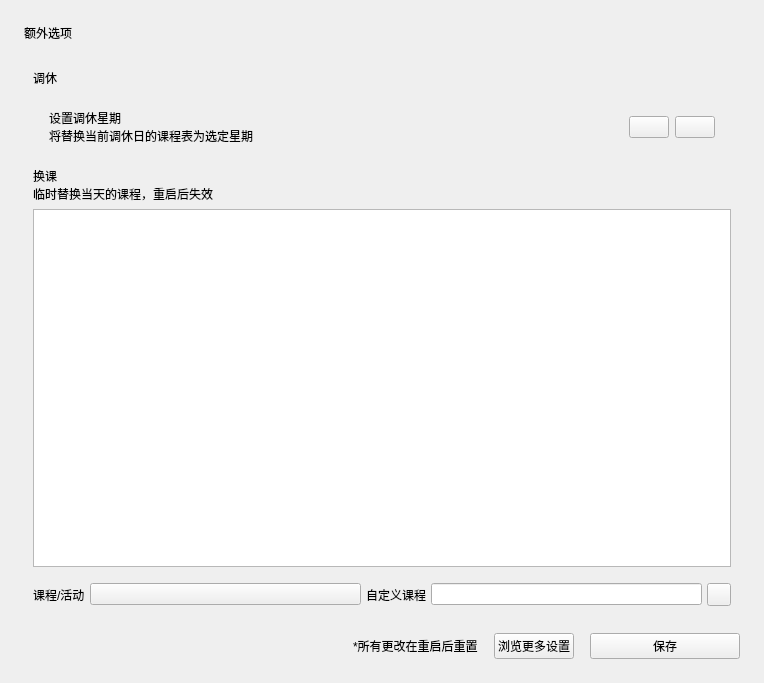
<?xml version="1.0" encoding="UTF-8"?>
<ui version="4.0">
 <class>Form</class>
 <widget class="QWidget" name="Form">
  <property name="geometry">
   <rect>
    <x>0</x>
    <y>0</y>
    <width>764</width>
    <height>683</height>
   </rect>
  </property>
  <property name="windowTitle">
   <string>Form</string>
  </property>
  <layout class="QVBoxLayout" name="verticalLayout_2">
   <property name="spacing">
    <number>18</number>
   </property>
   <property name="leftMargin">
    <number>24</number>
   </property>
   <property name="topMargin">
    <number>24</number>
   </property>
   <property name="rightMargin">
    <number>24</number>
   </property>
   <property name="bottomMargin">
    <number>24</number>
   </property>
   <item>
    <widget class="TitleLabel" name="TitleLabel">
     <property name="text">
      <string>额外选项</string>
     </property>
    <property name="wordWrap"><bool>true</bool></property></widget>
   </item>
   <item>
    <widget class="QWidget" name="widget" native="true">
     <layout class="QVBoxLayout" name="verticalLayout_3">
      <item>
       <widget class="SubtitleLabel" name="SubtitleLabel_2">
        <property name="text">
         <string>调休</string>
        </property>
       <property name="wordWrap"><bool>true</bool></property></widget>
      </item>
      <item>
       <widget class="CardWidget" name="CardWidget_2">
        <property name="sizePolicy">
         <sizepolicy hsizetype="Preferred" vsizetype="Preferred">
          <horstretch>0</horstretch>
          <verstretch>0</verstretch>
         </sizepolicy>
        </property>
        <property name="minimumSize">
         <size>
          <width>0</width>
          <height>0</height>
         </size>
        </property>
        <layout class="QHBoxLayout" name="horizontalLayout_3">
         <property name="leftMargin">
          <number>16</number>
         </property>
         <property name="topMargin">
          <number>16</number>
         </property>
         <property name="rightMargin">
          <number>16</number>
         </property>
         <property name="bottomMargin">
          <number>16</number>
         </property>
         <item>
          <layout class="QVBoxLayout" name="verticalLayout">
           <property name="spacing">
            <number>0</number>
           </property>
           <item>
            <widget class="StrongBodyLabel" name="StrongBodyLabel_2">
             <property name="text">
              <string>设置调休星期</string>
             </property>
            <property name="wordWrap"><bool>true</bool></property></widget>
           </item>
           <item>
            <widget class="CaptionLabel" name="CaptionLabel">
             <property name="text">
              <string>将替换当前调休日的课程表为选定星期</string>
             </property>
            <property name="wordWrap"><bool>true</bool></property></widget>
           </item>
          </layout>
         </item>
         <item>
          <widget class="ComboBox" name="select_temp_schedule">
           <property name="sizePolicy">
            <sizepolicy hsizetype="Maximum" vsizetype="Fixed">
             <horstretch>0</horstretch>
             <verstretch>0</verstretch>
            </sizepolicy>
           </property>
          </widget>
         </item>
         <item>
          <widget class="ComboBox" name="select_temp_week">
           <property name="sizePolicy">
            <sizepolicy hsizetype="Maximum" vsizetype="Fixed">
             <horstretch>0</horstretch>
             <verstretch>0</verstretch>
            </sizepolicy>
           </property>
          </widget>
         </item>
        </layout>
       </widget>
      </item>
      <item>
       <layout class="QVBoxLayout" name="verticalLayout_4">
        <property name="spacing">
         <number>0</number>
        </property>
        <item>
         <widget class="SubtitleLabel" name="SubtitleLabel">
          <property name="text">
           <string>换课</string>
          </property>
         <property name="wordWrap"><bool>true</bool></property></widget>
        </item>
        <item>
         <widget class="CaptionLabel" name="CaptionLabel_3">
          <property name="text">
           <string>临时替换当天的课程，重启后失效</string>
          </property>
         <property name="wordWrap"><bool>true</bool></property></widget>
        </item>
       </layout>
      </item>
      <item>
       <widget class="ListWidget" name="schedule_list">
        <property name="sizePolicy">
         <sizepolicy hsizetype="Expanding" vsizetype="MinimumExpanding">
          <horstretch>0</horstretch>
          <verstretch>0</verstretch>
         </sizepolicy>
        </property>
        <property name="minimumSize">
         <size>
          <width>0</width>
          <height>275</height>
         </size>
        </property>
        <property name="sizeAdjustPolicy">
         <enum>QAbstractScrollArea::AdjustToContents</enum>
        </property>
        <property name="dragDropMode">
         <enum>QAbstractItemView::NoDragDrop</enum>
        </property>
        <property name="defaultDropAction">
         <enum>Qt::MoveAction</enum>
        </property>
        <property name="movement">
         <enum>QListView::Static</enum>
        </property>
        <property name="isWrapping" stdset="0">
         <bool>false</bool>
        </property>
        <property name="verticalScrollBarPolicy">
         <enum>Qt::ScrollBarAsNeeded</enum>
        </property>
        <property name="horizontalScrollBarPolicy">
         <enum>Qt::ScrollBarAlwaysOff</enum>
        </property>
       </widget>
      </item>
      <item>
       <spacer name="verticalSpacer">
        <property name="orientation">
         <enum>Qt::Vertical</enum>
        </property>
        <property name="sizeType">
         <enum>QSizePolicy::Fixed</enum>
        </property>
        <property name="sizeHint" stdset="0">
         <size>
          <width>20</width>
          <height>10</height>
         </size>
        </property>
       </spacer>
      </item>
      <item>
       <layout class="QHBoxLayout" name="horizontalLayout">
        <property name="spacing">
         <number>5</number>
        </property>
        <item>
         <widget class="BodyLabel" name="BodyLabel_2">
          <property name="sizePolicy">
           <sizepolicy hsizetype="Fixed" vsizetype="Preferred">
            <horstretch>0</horstretch>
            <verstretch>0</verstretch>
           </sizepolicy>
          </property>
          <property name="text">
           <string>课程/活动</string>
          </property>
          <property name="alignment">
           <set>Qt::AlignLeading|Qt::AlignLeft|Qt::AlignVCenter</set>
          </property>
         <property name="wordWrap"><bool>true</bool></property></widget>
        </item>
        <item>
         <widget class="ComboBox" name="class_combo">
          <property name="sizePolicy">
           <sizepolicy hsizetype="Minimum" vsizetype="Fixed">
            <horstretch>0</horstretch>
            <verstretch>0</verstretch>
           </sizepolicy>
          </property>
         </widget>
        </item>
        <item>
         <widget class="BodyLabel" name="BodyLabel_3">
          <property name="sizePolicy">
           <sizepolicy hsizetype="Fixed" vsizetype="Preferred">
            <horstretch>0</horstretch>
            <verstretch>0</verstretch>
           </sizepolicy>
          </property>
          <property name="text">
           <string>自定义课程</string>
          </property>
         <property name="wordWrap"><bool>true</bool></property></widget>
        </item>
        <item>
         <widget class="LineEdit" name="custom_class">
          <property name="sizePolicy">
           <sizepolicy hsizetype="Minimum" vsizetype="Fixed">
            <horstretch>0</horstretch>
            <verstretch>0</verstretch>
           </sizepolicy>
          </property>
          <property name="readOnly">
           <bool>false</bool>
          </property>
         </widget>
        </item>
        <item>
         <widget class="ToolButton" name="set_button" />
        </item>
       </layout>
      </item>
     </layout>
    </widget>
   </item>
   <item>
    <layout class="QHBoxLayout" name="horizontalLayout_4" stretch="0,0,0,0">
     <property name="spacing">
      <number>16</number>
     </property>
     <item>
      <spacer name="horizontalSpacer">
       <property name="orientation">
        <enum>Qt::Horizontal</enum>
       </property>
       <property name="sizeHint" stdset="0">
        <size>
         <width>40</width>
         <height>20</height>
        </size>
       </property>
      </spacer>
     </item>
     <item>
      <widget class="CaptionLabel" name="CaptionLabel_2">
       <property name="text">
        <string>*所有更改在重启后重置</string>
       </property>
      <property name="wordWrap"><bool>true</bool></property></widget>
     </item>
     <item>
      <widget class="HyperlinkButton" name="redirect_to_settings">
       <property name="text">
        <string>浏览更多设置</string>
       </property>
      </widget>
     </item>
     <item>
      <widget class="PrimaryPushButton" name="save_temp_conf">
       <property name="sizePolicy">
        <sizepolicy hsizetype="Fixed" vsizetype="Minimum">
         <horstretch>0</horstretch>
         <verstretch>0</verstretch>
        </sizepolicy>
       </property>
       <property name="minimumSize">
        <size>
         <width>150</width>
         <height>0</height>
        </size>
       </property>
       <property name="text">
        <string>保存</string>
       </property>
      </widget>
     </item>
    </layout>
   </item>
  </layout>
 </widget>
 <customwidgets>
  <customwidget>
   <class>ComboBox</class>
   <extends>QPushButton</extends>
   <header>qfluentwidgets</header>
  </customwidget>
  <customwidget>
   <class>HyperlinkButton</class>
   <extends>PushButton</extends>
   <header>qfluentwidgets</header>
  </customwidget>
  <customwidget>
   <class>PushButton</class>
   <extends>QPushButton</extends>
   <header>qfluentwidgets</header>
  </customwidget>
  <customwidget>
   <class>PrimaryPushButton</class>
   <extends>PushButton</extends>
   <header>qfluentwidgets</header>
  </customwidget>
  <customwidget>
   <class>ToolButton</class>
   <extends>QToolButton</extends>
   <header>qfluentwidgets</header>
  </customwidget>
  <customwidget>
   <class>CardWidget</class>
   <extends>QFrame</extends>
   <header>qfluentwidgets</header>
   <container>1</container>
  </customwidget>
  <customwidget>
   <class>CaptionLabel</class>
   <extends>QLabel</extends>
   <header>qfluentwidgets</header>
  </customwidget>
  <customwidget>
   <class>BodyLabel</class>
   <extends>QLabel</extends>
   <header>qfluentwidgets</header>
  </customwidget>
  <customwidget>
   <class>StrongBodyLabel</class>
   <extends>QLabel</extends>
   <header>qfluentwidgets</header>
  </customwidget>
  <customwidget>
   <class>SubtitleLabel</class>
   <extends>QLabel</extends>
   <header>qfluentwidgets</header>
  </customwidget>
  <customwidget>
   <class>TitleLabel</class>
   <extends>QLabel</extends>
   <header>qfluentwidgets</header>
  </customwidget>
  <customwidget>
   <class>LineEdit</class>
   <extends>QLineEdit</extends>
   <header>qfluentwidgets</header>
  </customwidget>
  <customwidget>
   <class>ListWidget</class>
   <extends>QListWidget</extends>
   <header>qfluentwidgets</header>
  </customwidget>
 </customwidgets>
 <resources />
 <connections />
</ui>
